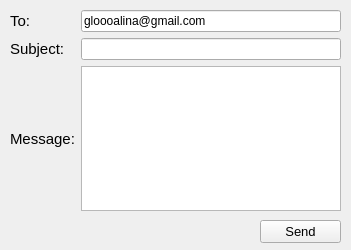
<?xml version="1.0" encoding="UTF-8"?>
<ui version="4.0">
 <class>Form</class>
 <widget class="QWidget" name="Form">
  <property name="geometry">
   <rect>
    <x>0</x>
    <y>0</y>
    <width>351</width>
    <height>250</height>
   </rect>
  </property>
  <property name="windowTitle">
   <string>Form</string>
  </property>
  <property name="styleSheet">
   <string notr="true">QLineEdit {
	font: 18px &quot;Symbol&quot;;
}

QTextEdit {
	font: 18px &quot;Symbol&quot;;
}</string>
  </property>
  <widget class="QWidget" name="gridLayoutWidget">
   <property name="geometry">
    <rect>
     <x>10</x>
     <y>10</y>
     <width>331</width>
     <height>201</height>
    </rect>
   </property>
   <layout class="QGridLayout" name="gridLayout">
    <item row="0" column="0">
     <widget class="QLabel" name="label">
      <property name="font">
       <font>
        <pointsize>11</pointsize>
       </font>
      </property>
      <property name="text">
       <string>To:</string>
      </property>
     </widget>
    </item>
    <item row="1" column="0">
     <widget class="QLabel" name="label_2">
      <property name="font">
       <font>
        <pointsize>11</pointsize>
       </font>
      </property>
      <property name="text">
       <string>Subject:</string>
      </property>
     </widget>
    </item>
    <item row="1" column="1">
     <widget class="QLineEdit" name="lineEdit_2"/>
    </item>
    <item row="2" column="1">
     <widget class="QTextEdit" name="textEdit"/>
    </item>
    <item row="0" column="1">
     <widget class="QLineEdit" name="lineEdit">
      <property name="text">
       <string>gloooalina@gmail.com</string>
      </property>
     </widget>
    </item>
    <item row="2" column="0">
     <widget class="QLabel" name="label_3">
      <property name="font">
       <font>
        <pointsize>11</pointsize>
       </font>
      </property>
      <property name="text">
       <string>Message:</string>
      </property>
     </widget>
    </item>
   </layout>
  </widget>
  <widget class="QPushButton" name="pushButton">
   <property name="geometry">
    <rect>
     <x>260</x>
     <y>220</y>
     <width>81</width>
     <height>23</height>
    </rect>
   </property>
   <property name="font">
    <font>
     <pointsize>10</pointsize>
    </font>
   </property>
   <property name="text">
    <string>Send</string>
   </property>
  </widget>
 </widget>
 <resources/>
 <connections/>
</ui>
